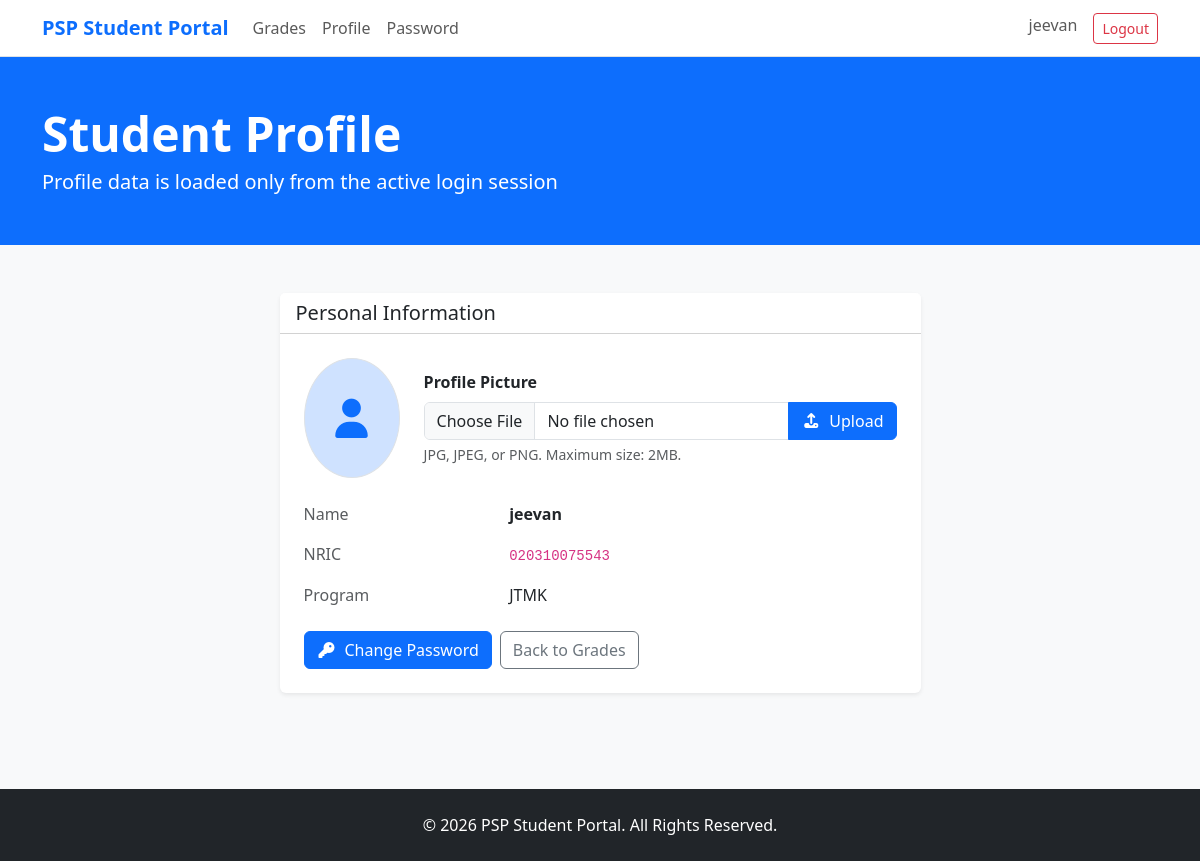
The page /index.php?action=profile (signed in) on the database its author committed.
### tables this page shows
CREATE TABLE users (
    id INT UNSIGNED AUTO_INCREMENT PRIMARY KEY,
    name VARCHAR(100) NOT NULL,
    nric VARCHAR(12) NOT NULL UNIQUE,
    program VARCHAR(100) NOT NULL,
    password VARCHAR(255) NOT NULL,
    profile_picture VARCHAR(255) DEFAULT NULL,
    created_at TIMESTAMP DEFAULT CURRENT_TIMESTAMP,
    updated_at TIMESTAMP DEFAULT CURRENT_TIMESTAMP ON UPDATE CURRENT_TIMESTAMP
);

### app/controllers/MainController.php (called while the page is built, shortened)
<?php
class MainController
{
    private StudentModel $model;
    public function __construct(\mysqli $conn)
    {
        $this->model = new StudentModel($conn);
    }
    public function profile(): void
    {
        $profile = $this->model->getCurrentUser((int) $_SESSION['user_id']);
        $profilePictureUrl = null;
        require __DIR__ . '/../views/profile.php';
    }
}

### index.php (called while the page is built, shortened)
<?php
require_once __DIR__ . '/app/includes/db_connect.php';
require_once __DIR__ . '/app/models/StudentModel.php';
require_once __DIR__ . '/app/controllers/MainController.php';
$controller = new MainController($conn);
$routes = [
    'home' => 'home',
    'login' => 'login',
    'logout' => 'logout',
    'register' => 'register',
    'dashboard' => 'dashboard',
    'profile' => 'profile',
    'upload_profile_picture' => 'uploadProfilePicture',
    'change_password' => 'changePassword',
    'create_student' => 'createStudent',
    'edit_student' => 'editStudent',
    'delete_student' => 'deleteStudent',
];
$action = $_GET['action'] ?? 'home';
$method = $routes[$action] ?? 'home';
$controller->$method();

### app/models/StudentModel.php (called while the page is built, shortened)
<?php
class StudentModel
{
    public function getCurrentUser(int $id): array|false
    {
        return $this->one("SELECT id, name, nric, program, profile_picture FROM users WHERE id = ?", 'i', [$id]);
    }
    private function all(string $sql, string $types = '', array $params = []): array
    {
        $stmt = $this->statement($sql, $types, $params);
        $stmt->execute();
        $rows = $stmt->get_result()->fetch_all(MYSQLI_ASSOC);
        return $rows;
    }
    private function one(string $sql, string $types, array $params): array|false
    {
        $rows = $this->all($sql, $types, $params);
        return $rows[0] ?? false;
    }
    private function statement(string $sql, string $types = '', array $params = []): \mysqli_stmt
    {
        $stmt = $this->conn->prepare($sql);
        if ($types !== '') {
            $stmt->bind_param($types, ...$params);
        }
        return $stmt;
    }
}

### app/views/profile.php (the view, shortened to what this page needs)
<?php require_once __DIR__ . '/../views/header.php'; ?>
<header class="bg-primary text-white py-5">
    <div class="container">
        <h1 class="display-5 fw-bold mb-1">Student Profile</h1>
        <p class="lead mb-0">Profile data is loaded only from the active login session</p>
    </div>
</header>
<main class="py-5">
    <div class="container">
        <div class="row justify-content-center">
            <div class="col-lg-7">
                <div class="card border-0 shadow-sm">
                    <div class="card-header bg-white">
                        <h2 class="h5 mb-0">Personal Information</h2>
                    </div>
                    <div class="card-body p-4">
                        <div class="d-flex flex-column flex-sm-row align-items-center gap-4 mb-4">
                            <?php if ($profilePictureUrl): ?>
                                <img src="<?php echo htmlspecialchars($profilePictureUrl); ?>"
                                    alt="Profile picture"
                                    class="rounded-circle border object-fit-cover"
                                    style="width: 120px; height: 120px;">
                            <?php else: ?>
                                <div class="rounded-circle bg-primary-subtle text-primary d-flex align-items-center justify-content-center border"
                                    style="width: 120px; height: 120px;">
                                    <i class="fa-solid fa-user fs-1"></i>
                                </div>
                            <?php endif; ?>
                            <form action="index.php?action=upload_profile_picture" method="post"
                                enctype="multipart/form-data" class="w-100">
                                <label for="profile_picture" class="form-label fw-semibold">Profile Picture</label>
                                <div class="input-group">
                                    <input type="file" class="form-control" id="profile_picture" name="profile_picture"
                                        accept=".jpg,.jpeg,.png,image/jpeg,image/png" required>
                                    <button type="submit" class="btn btn-primary">
                                        <i class="fa-solid fa-upload me-2"></i>Upload
                                    </button>
                                </div>
                                <div class="form-text">JPG, JPEG, or PNG. Maximum size: 2MB.</div>
                            </form>
                        </div>
                        <div class="row mb-3">
                            <div class="col-sm-4 text-muted">Name</div>
                            <div class="col-sm-8 fw-semibold"><?php echo htmlspecialchars($profile['name']); ?></div>
                        </div>
                        <div class="row mb-3">
                            <div class="col-sm-4 text-muted">NRIC</div>
                            <div class="col-sm-8"><code><?php echo htmlspecialchars($profile['nric']); ?></code></div>
                        </div>
                        <div class="row mb-4">
                            <div class="col-sm-4 text-muted">Program</div>
                            <div class="col-sm-8"><?php echo htmlspecialchars($profile['program']); ?></div>
                        </div>
                        <div class="d-flex flex-column flex-sm-row gap-2">
                            <a href="index.php?action=change_password" class="btn btn-primary">
                                <i class="fa-solid fa-key me-2"></i>Change Password
                            </a>
                            <a href="index.php?action=dashboard" class="btn btn-outline-secondary">Back to Grades</a>
                        </div>
                    </div>
                </div>
            </div>
        </div>
    </div>
</main>
<?php require_once __DIR__ . '/../views/footer.php'; ?>

### rows shown on the page
users: name "jeevan", nric "020310075543", program "JTMK"

### other values the page prints
$_SESSION['user_name'] "jeevan"
